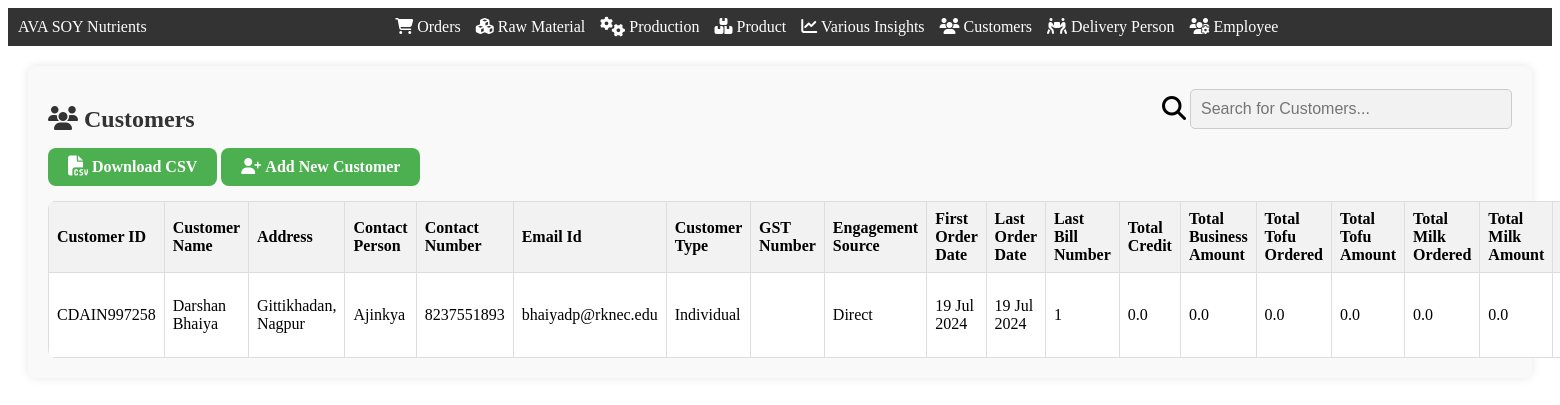
The app's page /customers (signed in), older data.
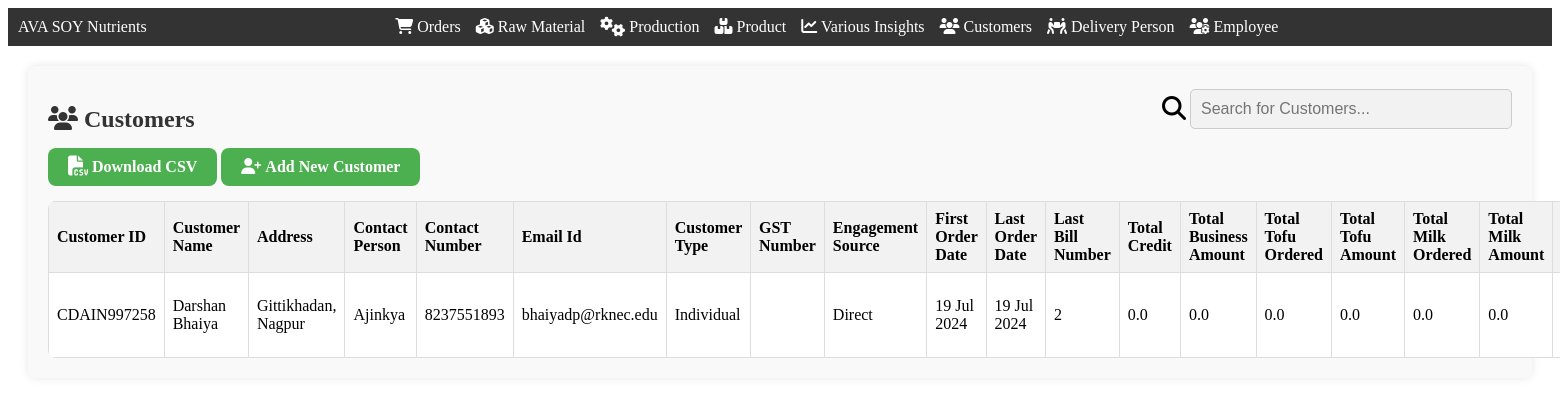
The same page, newer data.
### app.py (models this page shows)
class Customer(db.Model):
    CustomerID = db.Column(db.String(60), primary_key=True)
    CustomerName = db.Column(db.String(255))
    Address = db.Column(db.String(255))
    ContactPerson = db.Column(db.String(255))
    ContactNumber = db.Column(db.String(20))
    EmailId=db.Column(db.String(50))
    CustomerType = db.Column(db.Enum('Individual', 'Shop'))
    GSTRegistered = db.Column(db.Boolean)
    GSTNumber = db.Column(db.String(20))
    EngagementSource = db.Column(db.Enum('Direct', 'Marketing', 'Digital Media'))
    FirstOrderDate = db.Column(db.Date)
    LastOrderDate = db.Column(db.Date)
    LastBillNumber = db.Column(db.String(20))
    LastOrderID = db.Column(db.Integer)
    TotalCredit = db.Column(db.Float)
    TotalBusinessAmount = db.Column(db.Float)
    TotalTofuOrdered = db.Column(db.Float)
    TotalTofuAmount = db.Column(db.Float)
    TotalMilkOrdered = db.Column(db.Float)
    TotalMilkAmount = db.Column(db.Float)
    CrateGiven = db.Column(db.Integer)

### app.py (the view)
@app.route('/customers', methods=["GET", "POST"])
def customers():
    if session['LoggedIn']==True and (session['Designation']=="Admin" or  session['Designation']=="Order Manager"):
        customers = Customer.query.all()
        return render_template('customers.html', customers=customers)

### templates/customers.html (shortened to what the changed rows need)
<!DOCTYPE html>
<html lang="en">
<head>
    <link rel="stylesheet" href="{{ url_for('static', filename='css/navbar.css') }}">
    <link rel="stylesheet" href="https://cdnjs.cloudflare.com/ajax/libs/font-awesome/6.5.1/css/all.min.css" />
</head>
<body>
    <div class="container">
        <div class="row" style="display: flex; justify-content: space-between; align-items: center;">
            <h2><i class="fa-solid fa-users"></i>    Customers</h2>
        </div>
        {% if customers|length == 0  %}
            <div class="alert" role="alert">
                <i class="fa-solid fa-face-sad-tear fa-lg"></i>
                <b>No customers found. Please add your first customer!</b>            </div>
        {% else %}
        <table>
            <thead>
                <tr>
                    <th>Customer ID</th>
                    <th>Customer Name</th>
                    <th>Address</th>
                    <th>Contact Person</th>
                    <th>Contact Number</th>
                    <th>Email Id</th>
                    <th>Customer Type</th>
                    <th>GST Number</th>
                    <th>Engagement Source</th>
                    <th>First Order Date</th>
                    <th>Last Order Date</th>
                    <th>Last Bill Number</th>
                    <th>Total Credit</th>
                    <th>Total Business Amount</th>
                    <th>Total Tofu Ordered</th>
                    <th>Total Tofu Amount</th>
                    <th>Total Milk Ordered</th>
                    <th>Total Milk Amount</th>
                    <th>Status</th>
                </tr>
            </thead>
            <tbody>
                {% for customer in customers %}
                    <tr>
                        <td>{{ customer.CustomerID }}</td>
                        <td>{{ customer.CustomerName }}</td>
                        <td>{{ customer.Address }}</td>
                        <td>{{ customer.ContactPerson  }}</td>
                        <td>{{ customer.ContactNumber }}</td>
                        <td>{{ customer.EmailId if customer.EmailId else ''}}</td>
                        <td>{{ customer.CustomerType }}</td>
                        <td>{{ customer.GSTNumber }}</td>
                        <td>{{ customer.EngagementSource }}</td>
                        <td>{{ customer.FirstOrderDate.strftime('%d %b %Y') if customer.FirstOrderDate else ''}}</td>
                        <td>{{ customer.LastOrderDate.strftime('%d %b %Y') if customer.LastOrderDate else ''}}</td>
                        <td>{{ customer.LastBillNumber }}</td>
                        <td>{{ customer.TotalCredit }}</td>
                        <td>{{ customer.TotalBusinessAmount }}</td>
                        <td>{{ customer.TotalTofuOrdered }}</td>
                        <td>{{ customer.TotalTofuAmount }}</td>
                        <td>{{ customer.TotalMilkOrdered }}</td>
                        <td>{{ customer.TotalMilkAmount }}</td>
                        <td></td>
                    </tr>
                {% endfor %}
            </tbody>
        </table>
        {% endif %}
    </div>
</body>
</html>

Row changes from the older to the newer data that the page shows:
changed Customer "CDAIN997258": LastBillNumber "1" → "2"
